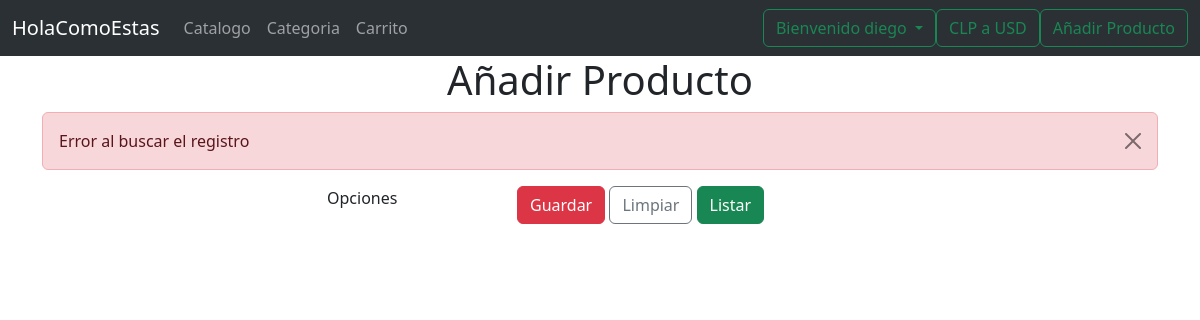
/market/editarProducto/20 (signed in), run on an earlier commit of the app's database.
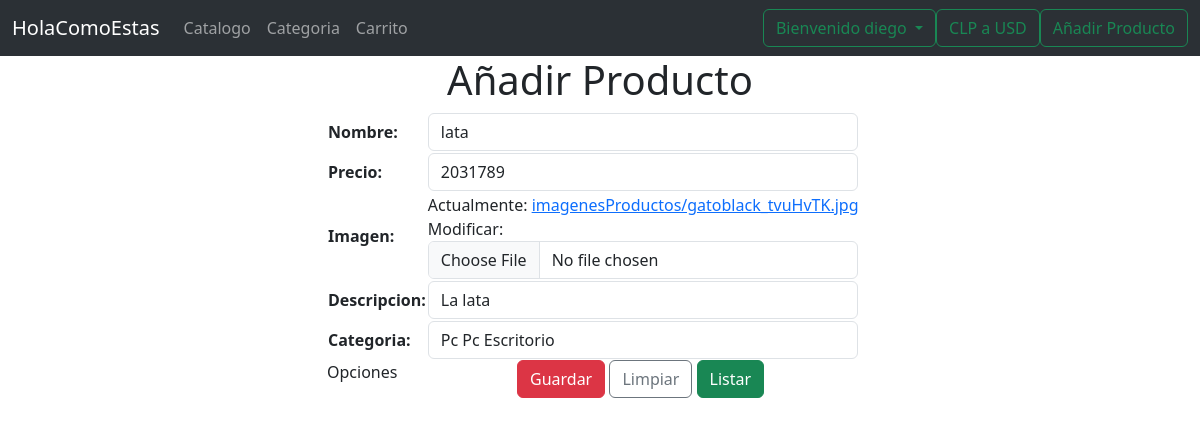
And on a later commit of the database.
### market/models.py (models this page shows, shortened)
class Productos(models.Model):
    nombre = models.CharField(max_length=50)
    precio = models.CharField(max_length=10)
    imagen = models.FileField(upload_to='imagenesProductos/', null=True)
    descripcion = models.TextField()
    fecha_creacion = models.DateTimeField(auto_now_add=True)
    fecha_modificacion = models.DateTimeField(auto_now=True)
    Categoria = models.ForeignKey(Categoria, on_delete=models.CASCADE)

class Categoria(models.Model):
    nombre = models.CharField(max_length=50)
    descripcion = models.TextField()
    def __str__(self):
        return self.nombre + ' ' + self.descripcion

### market/views.py (the view)
# urls.py: path('editarProducto/<int:pk>', views.editarProducto, name='editarProducto'),
@login_required
def editarProducto(request, pk):
    context = {}
    try:
        item = Productos.objects.get(pk=pk)
        context['item'] = item
        context['form'] = ProductoForm(instance=item)
    except:
        context['error'] = 'Error al buscar el registro'
    return render(request, 'anadirProductoForm.html', context)

### market/forms.py
class ProductoForm(forms.ModelForm):
    class Meta:
        model = Productos
        fields = ['nombre', 'precio', 'imagen', 'descripcion', 'Categoria']
        labels = {
            'nombre': 'Nombre',
            'precio': 'Precio',
            'imagen': 'Imagen',
            'descripcion': 'Descripcion',
            'Categoria': 'Categoria'
        }
        widgets = {
            'nombre': forms.TextInput(attrs={
                'class': 'form-control',
                'placeholder': 'Ingrese el nombre del producto'
                }),
            'precio': forms.NumberInput(attrs={
                'class': 'form-control',
                'placeholder': 'Ingrese el precio del producto'
                }),
            'imagen': forms.ClearableFileInput(attrs={
                'class': 'form-control'
                }),
            'descripcion': forms.TextInput(attrs={
                'class': 'form-control',
                'placeholder': 'Ingrese la descripcion del producto'
                }),
            'Categoria': forms.Select(attrs={
                'class': 'form-control'
                })
        }

### market/templates/anadirProductoForm.html (shortened to what this page needs)
{% extends "plantillaBase.html" %}
{% block tituloPrincipal %}Añadir Producto {% endblock %}
{% block mensaje %}
    {% if error %}
    <div class="alert alert-danger alert-dismissible fade show" role="alert">
        {{error}}
        <button type="button" class="btn-close" data-bs-dismiss="alert" aria-label="Close"></button>
    </div>
    {% endif %}
{% endblock %}
{% block contenido %}
<form action="{% url 'anadirProductoForm' %}" method="post" enctype="multipart/form-data">
    <div class="row">
        <div class="col-12 col-md-7 offset-md-3">
            <table>
                {{form.as_table}}
            </table>
        </div>
    </div>
    <div class="row">
        <div class="col-12 col-md-2 offset-md-3">Opciones</div>
        <div class="col-12 col-md-5">
            <input type="submit" name="btnGuardar" class="btn btn-danger" value="Guardar">
            <input type="submit" name="btnLimpiar" class="btn btn-outline-secondary" value="Limpiar">
            <a href="{% url 'listarProductos' %}" class="btn btn-success">Listar</a>
        </div>
    </div>
</form>
    {% endblock %}

What changed in the data, as far as the page shows it:
added Productos: nombre "lata", precio "2031789", descripcion "La lata", Categoria "Pc Pc Escritorio"
Also different on the page:
{{ error }}: "Error al buscar el registro" → (not shown)
text now shown: "Nombre: Precio: Imagen: Actualmente: imagenesProductos/gatoblack_tvuHvTK.jpg Modificar: Descripcion: Categoria:"
